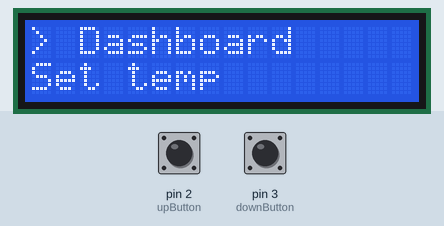
This sketch was run on a simulated Arduino Uno, built with avr-gcc and run on an emulated ATmega328P. Parts: 16×2 character LCD. The inputs (shaded band) are chosen by the test bench; at power-on: pin 2 (upButton) HIGH, pin 3 (downButton) HIGH. What the sketch prints to the serial monitor is not drawn.

Above: at 1.3 s.
1.4 s: pin 2 (upButton) pulled LOW for 1 s
At 1.94 s:
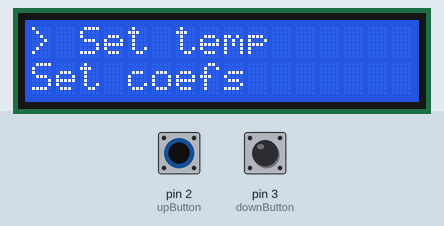
3.9 s: pin 3 (downButton) pulled LOW for 3.2 s
At 7.8 s:
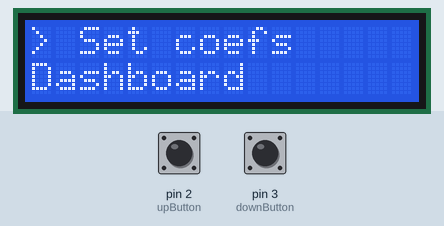
8.6 s: pin 2 (upButton) pulled LOW for 3.2 s
At 12.8 s:
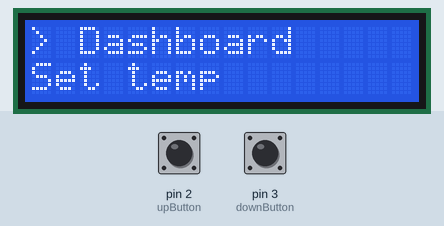
13.3 s: pin 2 (upButton) driven LOW and pin 3 (downButton) driven LOW
At 16.2 s:
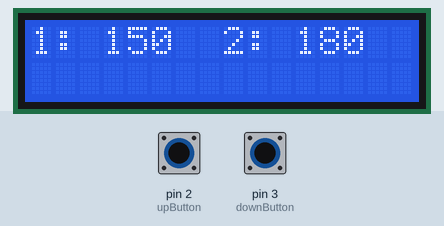
16.3 s: pin 2 (upButton) driven HIGH
17.8 s: pin 2 (upButton) driven LOW
At 17.97 s:
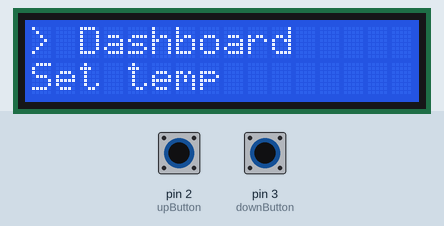
Timing chart, 0 to 20.8 s (numbered marks = the images above; inputs shaded):
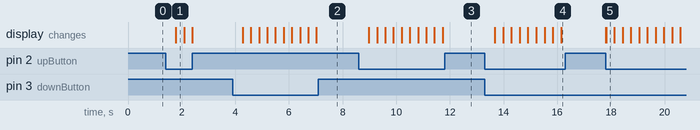

Measured:
- after the input at 1.4 s, the display: changes after 0.39 s (image 1)
- after the input at 3.9 s, the display: changes after 0.38 s (image 2)
- after the input at 8.6 s, the display: changes after 0.38 s (image 3)
- after the input at 13.3 s, the display: first changes after 0.37 s (image 4 shows a later state)
- after the input at 16.3 s, every drawn part: stays the same
- after the input at 17.8 s, the display: first changes at once (image 5 shows a later state)

The sketch:

lcdMenuI2C.ino
```cpp
#include <Wire.h>
#include "LiquidCrystal_I2C.h"

#define upButton 2
#define downButton 3

enum {PRESS, UNPRESS, BOTH} buttonState = UNPRESS;
enum {MAIN, SUBTEMPSET} displayMenu = MAIN;
/*
#define PRESS 0
#define UNPRESS 1
*/

unsigned int pressingTime = 300;

LiquidCrystal_I2C lcd(0x3F, 16, 2);

char meniu[3][10] = {
  "Dashboard",
  "Set temp ",
  "Set coefs"
  };

int temp1=150, temp2=180;

void setup() {
  // put your setup code here, to run once:
lcd.init();
lcd.init();
  // Print a message to the LCD.
lcd.backlight();
//lcd.print("test");
Serial.begin(9600);
Wire.begin();

pinMode(2, INPUT_PULLUP);
pinMode(3, INPUT_PULLUP);
}

unsigned long upButtonTimer, downButtonTimer, bothButtonTimer;

void loop() {
  //static unsigned int upButtonState = 1;
  //static unsigned int downButtonState = 1;
  static int menuPosition = 0;

  //buton UP

  if((digitalRead(upButton) == 0) && (buttonState == UNPRESS) && (digitalRead(downButton) == 1)){
    delay(50);
    upButtonTimer = millis();
    buttonState = PRESS;
  }

  if((digitalRead(upButton) == 0) && (millis() - upButtonTimer > pressingTime) && (buttonState == PRESS) && (digitalRead(downButton) == 1)){
    upButtonTimer = millis();
    //lcd.setCursor(0,1);
    //lcd.print("up  ");
    if(displayMenu == MAIN){
      lcd.clear();
    menuPosition++;
    if(menuPosition > 2)
      menuPosition = 0;
    }
    else
    {
      temp1++;
    }
    Serial.println(temp1);
  }

  if((digitalRead(upButton) == 1) && (buttonState == PRESS) && (digitalRead(downButton) == 1)){

    buttonState = UNPRESS;
  }

  //buton DOWN

 if((digitalRead(downButton) == 0) && (buttonState == UNPRESS) && (digitalRead(upButton) == 1)){
  delay(50);
    downButtonTimer = millis();
    buttonState = PRESS;
  }

  if((digitalRead(downButton) == 0) && (millis() - downButtonTimer > pressingTime) && (buttonState == PRESS) && (digitalRead(upButton) == 1)){
    downButtonTimer = millis();
    //lcd.setCursor(0,1);
    //lcd.print("down");
    if(displayMenu == MAIN){
      lcd.clear();
    menuPosition--;
    if(menuPosition < 0)
      menuPosition = 2;
    }
    else
    {
      temp1--;
    }
     Serial.println(temp1);
  }

  if((digitalRead(downButton) == 1) && (buttonState == PRESS) && (digitalRead(upButton) == 1)){

    buttonState = UNPRESS;
  }

  //afisare LCD
  //meniu principal, submeniu setare temperatura
  if(displayMenu == MAIN){
   // lcd.clear();
  lcd.setCursor(0,0);
  lcd.print("> ");
  lcd.print(meniu[menuPosition]);
  lcd.setCursor(0,1);
  if(menuPosition + 1 > 2)
  lcd.print(meniu[0]);
  else
  lcd.print(meniu[menuPosition+1]);
  }

  else{

    lcd.setCursor(0, 0);
    lcd.print("1: ");
    lcd.print(temp1);
    lcd.print("  2: ");
    lcd.print(temp2);
  }

  //selectare submeniu setare temperatura
  //
  if((digitalRead(downButton) == 0) && ((buttonState == UNPRESS)) && (digitalRead(upButton) == 0)){
    delay(50);
    bothButtonTimer = millis();
    buttonState = BOTH;
    //upButtonState = PRESS;
  }

  if((digitalRead(downButton) == 0) && (digitalRead(upButton) == 0) && (millis() - bothButtonTimer > pressingTime) && (buttonState == BOTH)){
    bothButtonTimer = millis();
    if(displayMenu == MAIN){
      displayMenu = SUBTEMPSET;
      lcd.clear();
    }
     else{
      displayMenu = MAIN;
      lcd.clear();
     }
      Serial.println(temp1);
  }

  if((digitalRead(downButton) == 1) && (digitalRead(upButton) == 1) && (buttonState == BOTH)){
    buttonState = UNPRESS;
  }

}//loop
```
